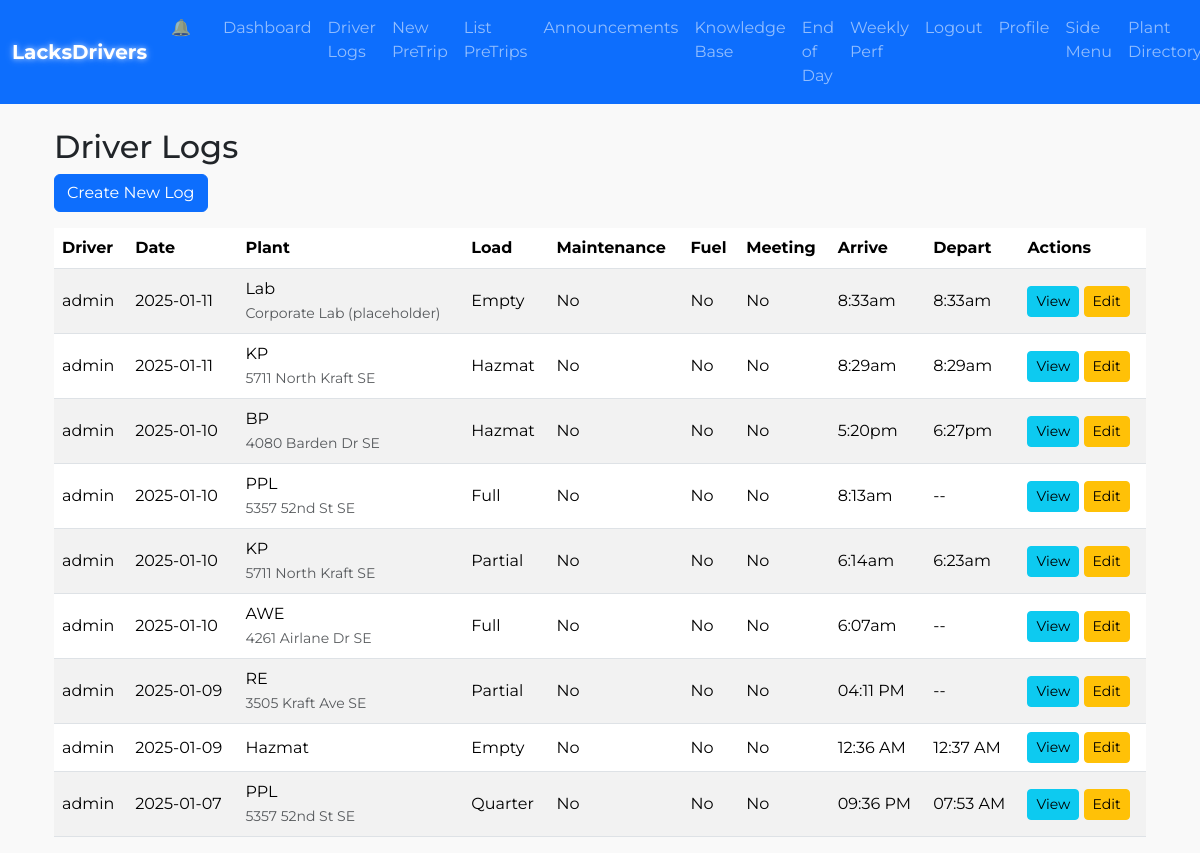
/driver_logs (signed in), run on an earlier commit of the app's database.
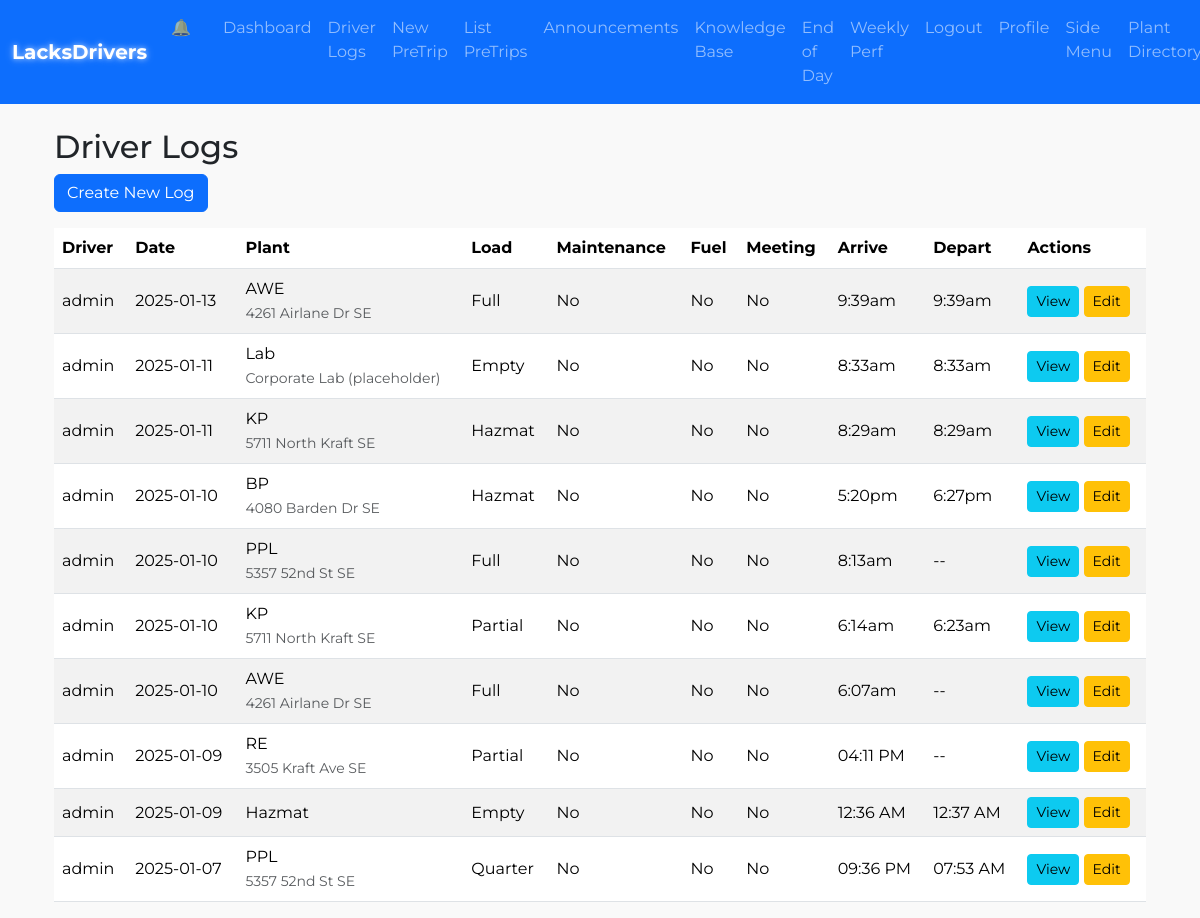
And on a later commit of the database.
### lacksdrivers.py (models this page shows, shortened)
class DriverLog(db.Model):
    __tablename__ = "driver_log"
    id = db.Column(db.Integer, primary_key=True)
    driver_id = db.Column(db.Integer, db.ForeignKey("user.id"), nullable=False)
    driver = db.relationship("User", backref="driver_logs", lazy="joined")
    date = db.Column(db.Date, nullable=False)
    arrive_time = db.Column(db.String(20))
    depart_time = db.Column(db.String(20))
    downtime_reason = db.Column(db.String(200), nullable=True)
    load_size = db.Column(db.String(10), nullable=False)
    plant_name = db.Column(db.String(20), nullable=False)
    maintenance = db.Column(db.Boolean, default=False)
    fuel = db.Column(db.Boolean, default=False)
    meeting = db.Column(db.Boolean, default=False)
    created_at = db.Column(db.DateTime, default=datetime.utcnow)
    updated_at = db.Column(db.DateTime, onupdate=datetime.utcnow)

class User(db.Model, UserMixin):
    __tablename__ = "user"
    id = db.Column(db.Integer, primary_key=True)
    username = db.Column(db.String(64), unique=True, nullable=False)
    email = db.Column(db.String(120), unique=True, nullable=False)
    password_hash = db.Column(db.String(128))
    role = db.Column(db.String(20), default="driver")  # "driver" or "management"
    tasks = db.relationship("Task", backref="assigned_user", lazy="dynamic")

### lacksdrivers.py (the view)
@app.route("/driver_logs", methods=["GET"])
@login_required
def driver_logs():
    if current_user.role == "management":
        all_drivers = User.query.filter_by(role="driver").all()
        selected_driver_id = request.args.get("driver_id", type=int)
        query = DriverLog.query.order_by(DriverLog.created_at.desc())
        if selected_driver_id:
            query = query.filter_by(driver_id=selected_driver_id)
        logs = query.all()
        return render_template("driver_logs.html", logs=logs, all_drivers=all_drivers, selected_driver_id=selected_driver_id)
    else:
        logs = DriverLog.query.filter_by(driver_id=current_user.id)\
                              .order_by(DriverLog.created_at.desc()).all()
        return render_template("driver_logs.html", logs=logs)

### lacksdrivers.py (called while the page is built)
@app.context_processor
def inject_plant_addresses():
    return dict(PLANT_ADDRESSES=PLANT_ADDRESSES)

@login_manager.user_loader
def load_user(user_id):
    return User.query.get(int(user_id))

@app.template_filter('to_local_time')
def to_local_time(utc_str):
    if not utc_str:
        return ""
    try:
        dt_utc = datetime.strptime(utc_str, "%Y-%m-%d %H:%M:%S")
        dt_utc = pytz.utc.localize(dt_utc)
        local_tz = pytz.timezone("America/Detroit")
        dt_local = dt_utc.astimezone(local_tz)
        formatted = dt_local.strftime("%I:%M%p").lower()
        return formatted.lstrip('0')
    except ValueError:
        return utc_str

### templates/driver_logs.html (shortened to what this page needs)
{% extends "base.html" %}
{% block content %}
<div class="container slide-in">
  <h2 class="mt-3">Driver Logs</h2>
  {% if current_user.role == 'driver' %}
    <a href="{{ url_for('new_driving_log') }}" class="btn btn-primary mb-3 hover-btn">
      Create New Log
    </a>
  {% endif %}
  {% if logs %}
    <table class="table table-striped align-middle">
      <thead>
        <tr>
          <th>Driver</th>
          <th>Date</th>
          <th>Plant</th>
          <th>Load</th>
          <th>Maintenance</th>
          <th>Fuel</th>
          <th>Meeting</th>
          <th>Arrive</th>
          <th>Depart</th>
          <th>Actions</th>
        </tr>
      </thead>
      <tbody>
        {% for log in logs %}
          <tr>
            <td>{{ log.driver.username }}</td>
            <td>{{ log.date }}</td>
            <td>
              {{ log.plant_name }}
              {% if log.plant_name in PLANT_ADDRESSES %}
                <br>
                <small class="text-muted">
                  {{ PLANT_ADDRESSES[log.plant_name] }}
                </small>
              {% endif %}
            </td>
            <td>{{ log.load_size }}</td>
            <td>{{ "Yes" if log.maintenance else "No" }}</td>
            <td>{{ "Yes" if log.fuel else "No" }}</td>
            <td>{{ "Yes" if log.meeting else "No" }}</td>
            <td>{{ log.arrive_time|to_local_time if log.arrive_time else '--' }}</td>
            <td>{{ log.depart_time|to_local_time if log.depart_time else '--' }}</td>
            <td>
              <a
                href="{{ url_for('view_driver_log', log_id=log.id) }}"
                class="btn btn-sm btn-info hover-btn"
              >
                View
              </a>
              {% if current_user.role == 'management' or log.driver_id == current_user.id %}
                <a
                  href="{{ url_for('edit_driver_log', log_id=log.id) }}"
                  class="btn btn-sm btn-warning hover-btn"
                >
                  Edit
                </a>
              {% endif %}
            </td>
          </tr>
        {% endfor %}
      </tbody>
    </table>
  {% else %}
    <p>No logs found.</p>
  {% endif %}
</div>
{% endblock %}

### templates/base.html (shortened to what this page needs)
<!DOCTYPE html>
<html lang="en">
<head>
  <link
    rel="stylesheet"
    href="https://cdn.jsdelivr.net/npm/bootstrap@5.3.1/dist/css/bootstrap.min.css"
  >
</head>
<body>
  <nav class="navbar navbar-expand-md navbar-dark bg-primary py-2">
    <div class="container-fluid">
      <a class="navbar-brand glow-text" href="{{ url_for('dashboard') }}">
      </a>
      <div class="collapse navbar-collapse" id="mainNavbar">
        <ul class="navbar-nav ms-auto">
          <li class="nav-item d-none d-md-block me-3">
            <a class="nav-link" href="{{ url_for('recent_activity') }}">
              &#128276;
            </a>
          </li>
          <li class="nav-item">
            <a class="nav-link" href="{{ url_for('dashboard') }}">Dashboard</a>
          </li>
          <li class="nav-item">
            <a class="nav-link" href="{{ url_for('driver_logs') }}">Driver Logs</a>
          </li>
          <li class="nav-item">
            <a class="nav-link" href="{{ url_for('new_pretrip') }}">New PreTrip</a>
          </li>
          <li class="nav-item">
            <a class="nav-link" href="{{ url_for('list_pretrips') }}">List PreTrips</a>
          </li>
          <li class="nav-item">
            <a class="nav-link" href="{{ url_for('announcements') }}">Announcements</a>
          </li>
          <li class="nav-item">
            <a class="nav-link" href="{{ url_for('knowledge_base') }}">Knowledge Base</a>
          </li>
          <li class="nav-item">
            <a class="nav-link" href="{{ url_for('end_of_day_summary') }}">End of Day</a>
          </li>
          <li class="nav-item">
            <a class="nav-link" href="{{ url_for('weekly_performance') }}">Weekly Perf</a>
          </li>
          <li class="nav-item">
            <a class="nav-link" href="{{ url_for('logout') }}">Logout</a>
          </li>
          <li class="nav-item">
            <a class="nav-link" href="{{ url_for('profile') }}">Profile</a>
          </li>
          <li class="nav-item">
            <a class="nav-link" href="#" id="openPanelBtn">Side Menu</a>
          </li>
          <li class="nav-item">
            <a class="nav-link" href="{{ url_for('plant_directory') }}">Plant Directory</a>
          </li>
        </ul>
      </div>
    </div>
  </nav>
  <div class="container mt-4 fade-in">
    {% block content %}{% endblock %}
  </div>
</body>
</html>

### templates/base.html (style rules this page uses)
body { font-family: 'Montserrat', sans-serif; background-color: #f9f9f9; }
.glow-text { font-weight: 700; color: #fff; position: relative; }
.navbar { transition: background-color 0.3s ease; }
.navbar-nav .nav-link { transition: color 0.2s ease; }
.hover-btn { transition: transform 0.2s ease, background-color 0.2s ease; }
.fade-in { opacity: 0; animation: fadeInAnimation 0.6s forwards; }

What changed in the data, as far as the page shows it:
added DriverLog: driver.username "admin", date "2025-01-13", plant_name "AWE", plant_name "4261 Airlane Dr SE", load_size "Full", maintenance "No", fuel "No", meeting "No", arrive_time|to_local_time "9:39am", depart_time|to_local_time "9:39am"
